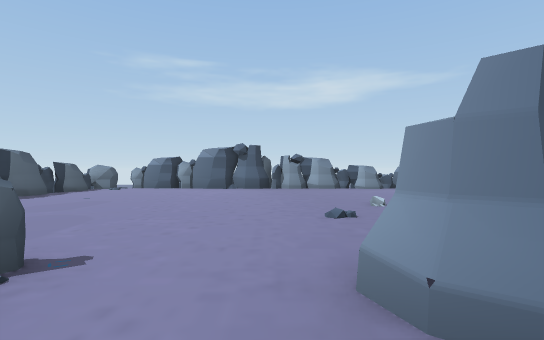
view 1 (above)

24 first-person views from a walk through a Unity game level. The camera is 1.3 m above the floor, looks level and sees 85° across. The floor is counted in squares, 2 m on a side. Each view is taken from the middle of a square. On the plan, view 1 faces up. The plan holds only what a view shows up to about 9 squares ahead; the rest is blank. The place goes on beyond the plan. The player is left out.

view 2
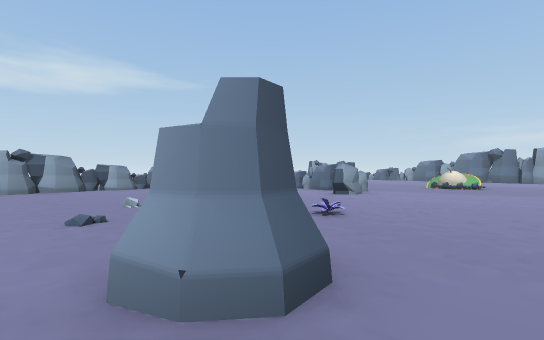

view 3
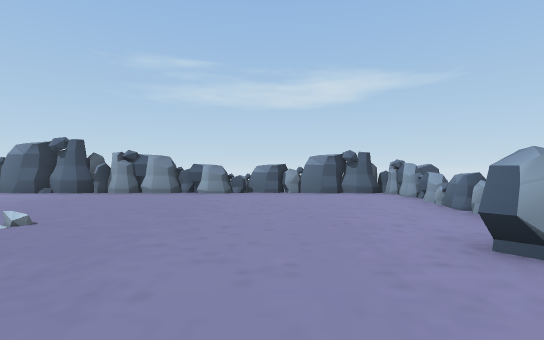

view 4
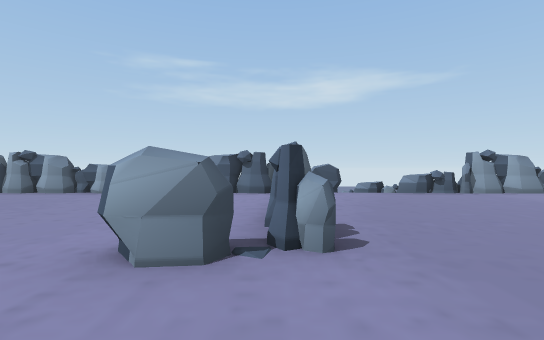

view 5
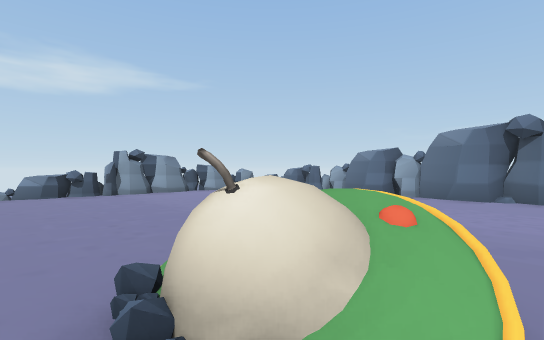

view 6
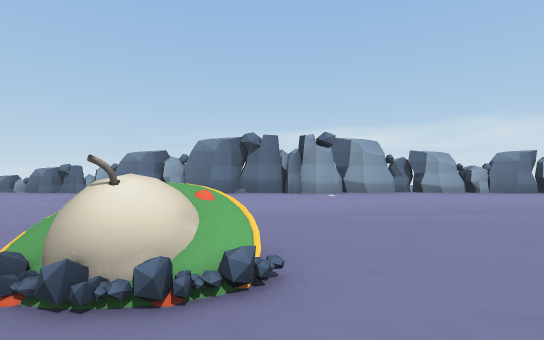

view 7
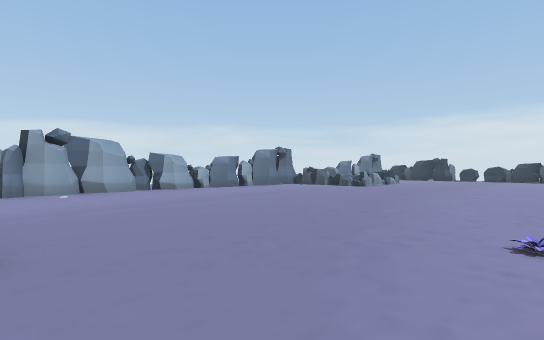

view 8
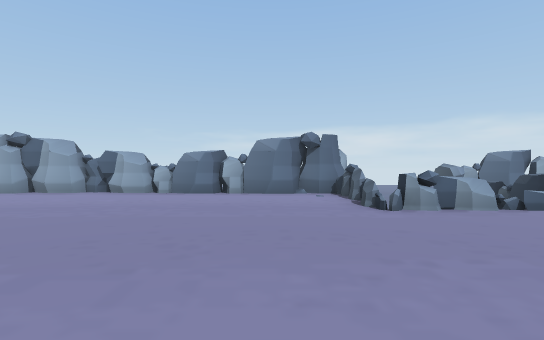

view 9
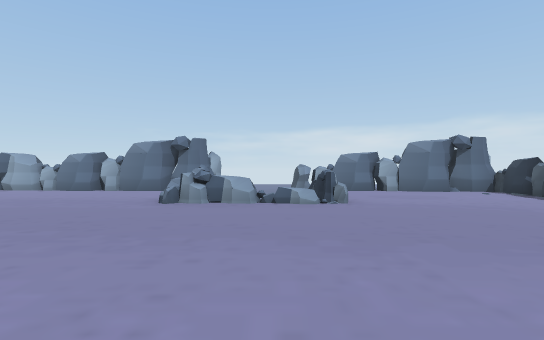

view 10
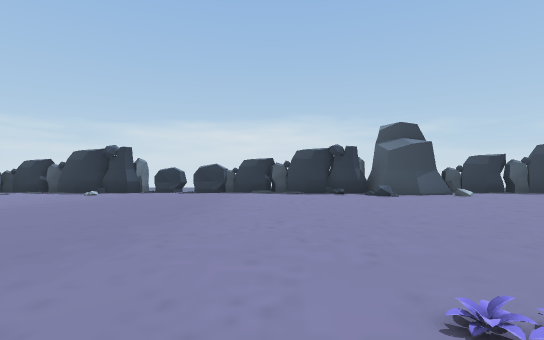

view 11
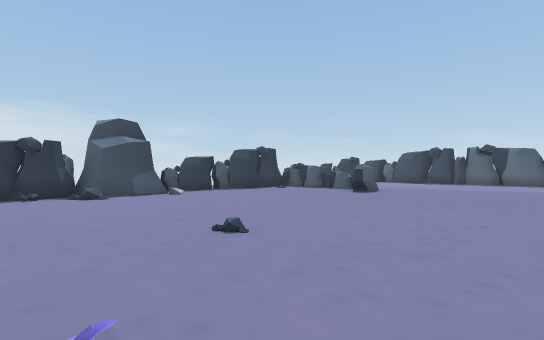

view 12
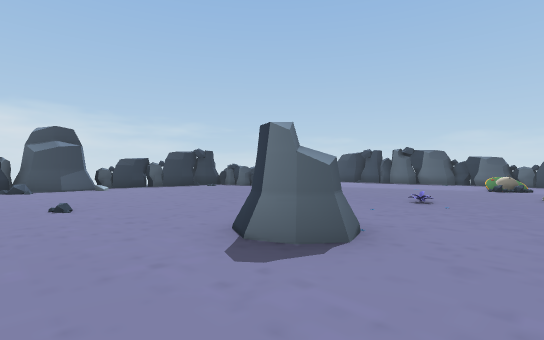

view 13
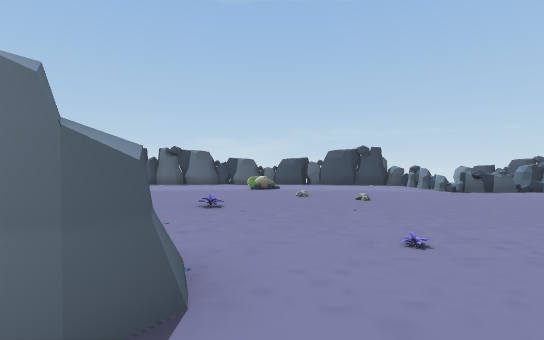

view 14
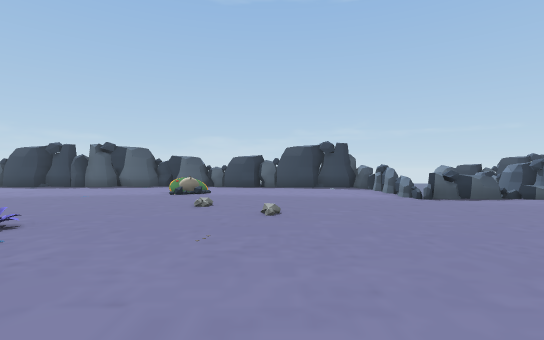

view 15
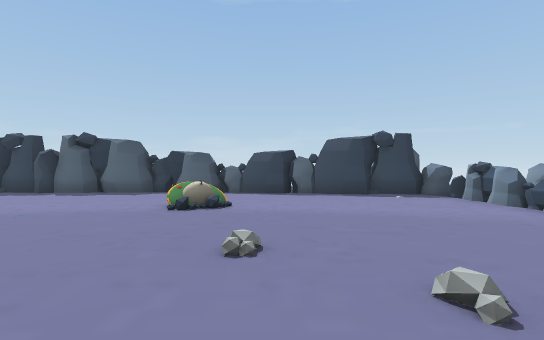

view 16
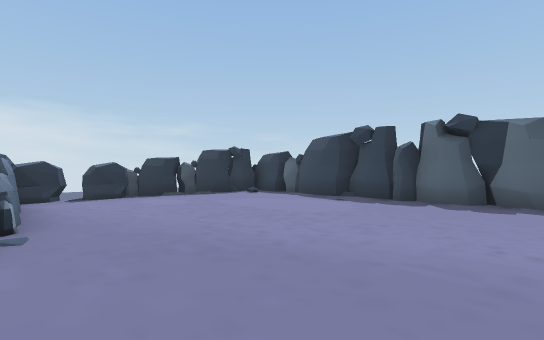

view 17
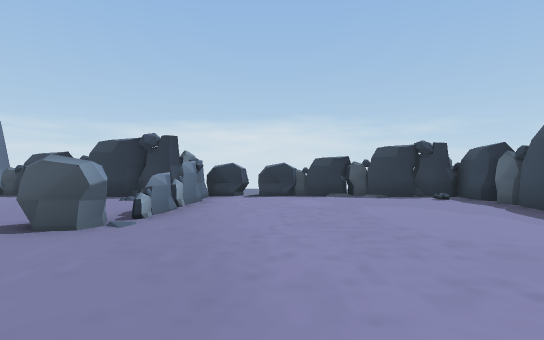

view 18
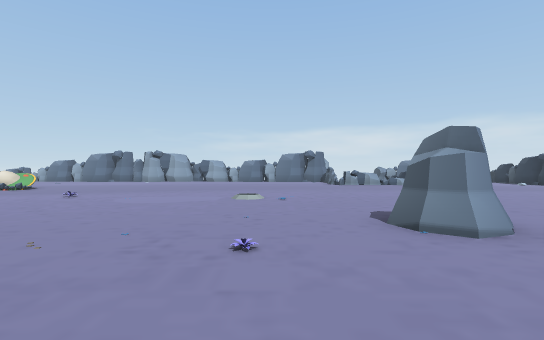

view 19
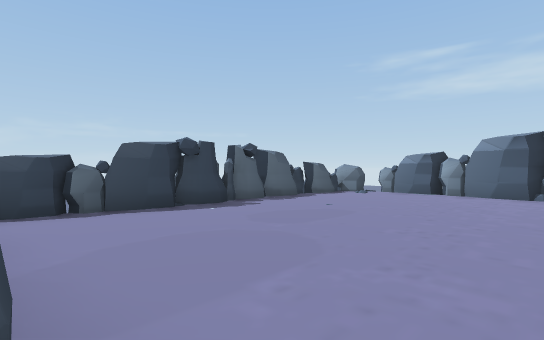

view 20
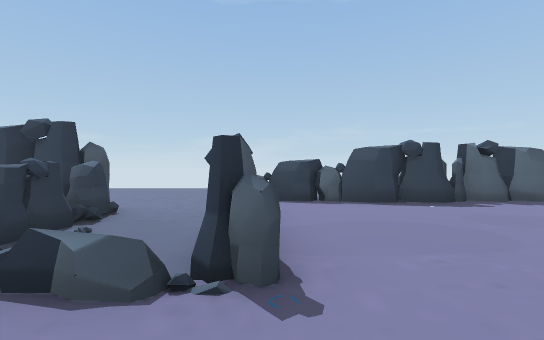

view 21
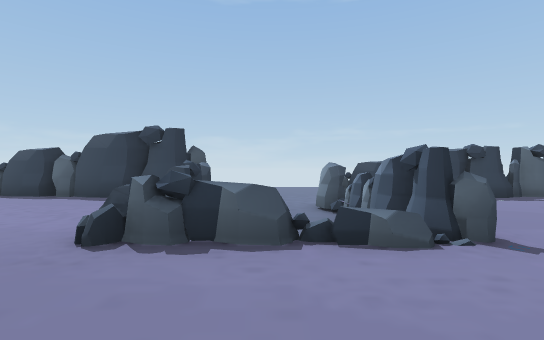

view 22
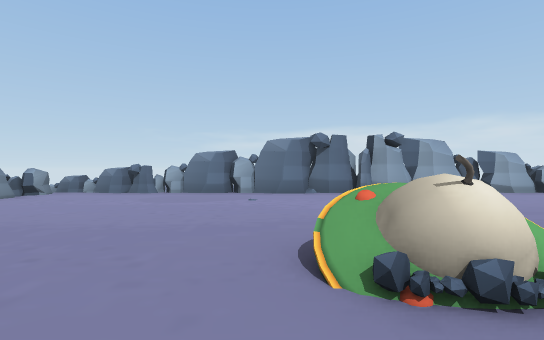

view 23
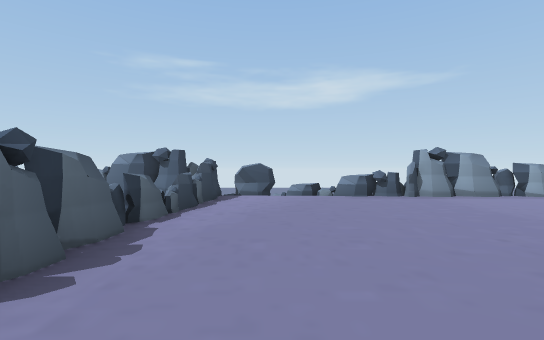

view 24
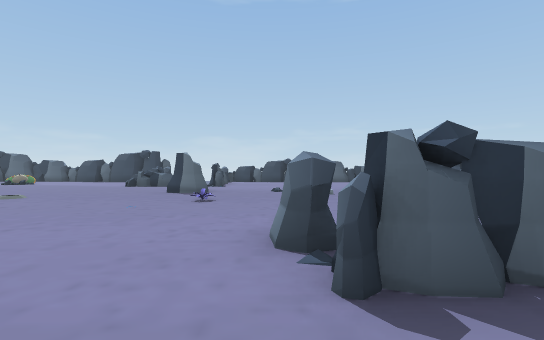

### Floor plan
Key: @ floor where view 1 was taken; # wall or solid block; x gap in a wall; . main floor; - floor 0.5 m lower than the main floor; / step, stairs or slope; = window, fence, low wall or low ledge; O other object.
Columns run from 7 left of view 1 to 19 right of it. Each row starts with its distance up from view 1.
 11   x########=#####x-==####
 10  #.............##.......#x=
  9  #..............#.........#
  8 ##..............=.........#
  7 #..............=..........#
  6 ##.............#..........#
  5  #............##..........#
  4  #............##..........#
  3 ##.................==.....#
  2  ///##..#..........=......#
  1 -#/=##..#.................#
  0 -----x.@..................#
 -1 -#x#==....................#
 -2 ##...=....................#
 -3 ##........................#
 -4 ##........................#
 -5 #.........................#
 -6 #..........O..............#
 -7 #..==.....................#
 -8 #  .=.......##............#
 -9 #.....................#=###
-10 #.....................=
-11 #......................
-12 #.....................##xx#
-13 #.........................#
-14 #......##................##
-15 #......=.................#
-16 #......#.................#
-17 ###....#....###..........#
-18 ############# #####x#x####

Positions as (right, up) in squares from view 1, and headings:
1: (0, 0), facing up
2: (0, 0), facing up-right
3: (5, 2), facing up
4: (8, 2), facing up
5: (11, 2), facing up-right
6: (10, 2), facing right
7: (9, 2), facing down-right
8: (10, -7), facing right
9: (9, -11), facing right
10: (10, -9), facing down
11: (9, -9), facing down-left
12: (8, -6), facing down-left
13: (7, -7), facing left
14: (5, -5), facing left
15: (2, -6), facing left
16: (0, -10), facing down-left
17: (-2, -10), facing down
18: (2, -6), facing right
19: (-1, 2), facing up-left
20: (0, 2), facing left
21: (1, 0), facing left
22: (10, 4), facing right
23: (10, 3), facing up
24: (10, 4), facing left
